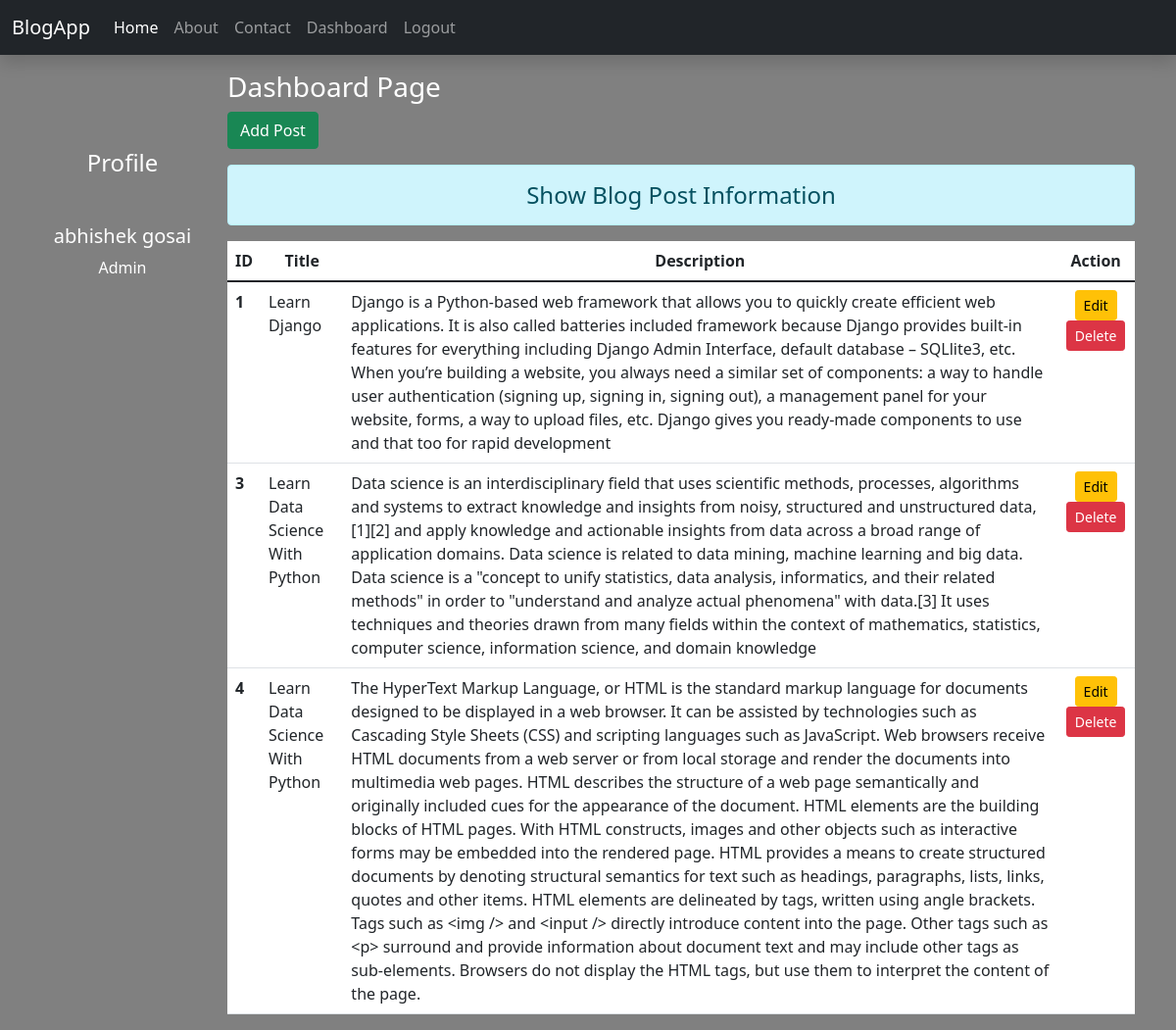
/dashboard/ (signed in), run on the app's committed database.
### blog/models.py (models this page shows)
class blog_post(models.Model):
    title = models.CharField(max_length=150)
    desc = models.TextField()

### blog/views.py (the view)
# urls.py: path('dashboard/',views.dashboard,name="dashboard"),
def dashboard(request):
    if request.user.is_authenticated:
        posts = blog_post.objects.all()
        user = request.user
        full_name = user.get_full_name()
        gps = user.groups.all()
        return render(request, 'blog/dashboard.html',{'posts':posts,'full_name':full_name,'groups':gps})
    else:
        return HttpResponseRedirect('/login/')

### blog/templates/blog/dashboard.html (shortened to what this page needs)
{% extends 'blog/base.html' %}
{% block side %}
<div class="col-sm-2 text-white my-5 text-center">
<h4 class="my-5">Profile</h4>
<h5>{{full_name}}</h5>
{% for group in groups %}
<p>{{group.name}}</p>
{% endfor %}
</div>
{% endblock side %}
{% block content %}
<div class="col-sm-10">
<h3 class="text-white mt-3">Dashboard Page</h3>
<a href="{% url 'addpost' %}" class="btn btn-success">Add Post</a>
<h4 class="text-center alert alert-info mt-3">Show Blog Post Information</h4>
{% if posts %}
<table class="table table-hover bg-white">
<thead>
<tr class="text-center">
<th scope="col",style="width:2%">ID</th>
<th scope="col",style="width:28%">Title</th>
<th scope="col",style="width:50%">Description</th>
<th scope="col",style="width:20%">Action</th>
</tr>
</thead>
<tbody>
{% for post in posts %}
<tr>
<th scope="row">{{post.id}}</th>
<td>{{post.title}}</td>
<td>{{post.desc}}</td>
<td class="text-center">
<a href="{% url 'updatepost' post.id %}" class="btn btn-warning btn-sm">Edit</a>
{% if perms.blog.delete_post %}
<form action="{% url 'deletepost' post.id %}" method="post" class="d-inline">
<input type="submit" class="btn btn-danger btn-sm" value="Delete">
</form>
{% endif %}
</td>
</tr>
{% endfor %}
</tbody>
</table>
{% else %}
<h4 class="text-center alert alert-warning">No Records</h4>
{% endif %}
</div>
{% endblock content %}

### blog/templates/blog/base.html (shortened to what this page needs)
<!DOCTYPE html>
{% load static %}
<html lang="en">
<head>
     <link href="https://cdn.jsdelivr.net/npm/bootstrap@5.1.1/dist/css/bootstrap.min.css" rel="stylesheet">
     <link rel="stylesheet" href="{% static 'blog/css/style.css' %}">
</head>
<body>
<div class="">
{% include 'blog/navbar.html' %}
</div>
<div class="container">
<div class="row">
{% block side %}
{% endblock side %}
{% block content %}
{% endblock content %}
</div>
</div>

### blog/templates/blog/navbar.html (shortened to what this page needs)
<nav class="navbar navbar-expand-lg navbar-dark bg-dark shadow  ">
  <div class="container-fluid">
    <a class="navbar-brand" href="#">BlogApp</a>
    <div class="collapse navbar-collapse" id="navbarNav">
      <ul class="navbar-nav">
        <li class="nav-item">
          <a class="nav-link active" aria-current="page" href="/">Home</a>
        </li>
        <li class="nav-item">
          <a class="nav-link" href="{% url 'about' %}">About</a>
        </li>
        <li class="nav-item">
          <a class="nav-link" href="{% url 'contact' %}">Contact</a>
        </li>
        {% if request.user.is_authenticated %}
        <li class="nav-item">
          <a class="nav-link" href="{% url 'dashboard' %}">Dashboard</a>
        </li>
        <li class="nav-item">
          <a class="nav-link" href="{% url 'logout' %}">Logout</a>
        </li>
        {% endif %}
      </ul>
    </div>
  </div>
</nav>

### blog/static/blog/css/style.css (style rules this page uses)
body { background-color: gray; }

### data on the page
blog_post: id "1", title "Learn Django", desc "Django is a Python-based web framework that allows you to quickly create efficient web applications. It is also called batteries included framework because Django provides built-in features for everything including Django Admin Interface, default database – SQLlite3, etc. When you’re building a website, you always need a similar set of components: a way to handle user authentication (signing up, signing in, signing out), a management panel for your website, forms, a way to upload files, etc. Django gives you ready-made components to use and that too for rapid development"
blog_post: id "3", title "Learn Data Science With Python", desc "Data science is an interdisciplinary field that uses scientific methods, processes, algorithms and systems to extract knowledge and insights from noisy, structured and unstructured data,[1][2] and apply knowledge and actionable insights from data across a broad range of application domains. Data science is related to data mining, machine learning and big data. Data science is a \"concept to unify statistics, data analysis, informatics, and their related methods\" in order to \"understand and analyze actual phenomena\" with data.[3] It uses techniques and theories drawn from many fields within the context of mathematics, statistics, computer science, information science, and domain knowledge"
blog_post: id "4", title "Learn Data Science With Python", desc "The HyperText Markup Language, or HTML is the standard markup language for documents designed to be displayed in a web browser. It can be assisted by technologies such as Cascading Style Sheets (CSS) and scripting languages such as JavaScript. Web browsers receive HTML documents from a web server or from local storage and render the documents into multimedia web pages. HTML describes the structure of a web page semantically and originally included cues for the appearance of the document. HTML elements are the building blocks of HTML pages. With HTML constructs, images and other objects such as interactive forms may be embedded into the rendered page. HTML provides a means to create…"

### other printed values
{{ full_name }} "abhishek gosai"
{{ group.name }} "Admin"
